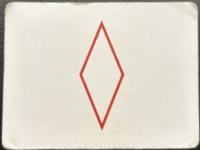
#> input picture data/cropped/1111/11.jpg, 200 x 150 px
$ python -i write_cards.py   (imports and definitions only)
#> lines starting #> are read from the running program, lines starting #| are printed output that depends on the picture; after the words box and inside, x2 and y2 are one past the last pixel; in counts of white or black regions, pixels touching at a corner belong together
import cv2 as cv
import numpy as np
import os

# add: 2311
# remember to chainge from most compatible images
# [74 lines left out: functions cropImage, gray_img_convert, not called in this run]

def canny(gray_img):
    blurred = cv.GaussianBlur(gray_img, (7, 7), 0)
    edges = cv.Canny(blurred, threshold1=50, threshold2=150)

    contours, _ = cv.findContours(
        edges,
        cv.RETR_EXTERNAL,
        cv.CHAIN_APPROX_SIMPLE
    )

    canny_contours = cv.drawContours(
        image = edges.copy(),
        contours = contours,
        contourIdx = -1,
        color = (255, 0, 0),
        thickness = 3,
        lineType = cv.LINE_AA
    )
    return contours


input_path = '../data/1111'
output_path = '../cropped/1111'

files = [file for file in os.listdir(input_path) if file != '.DS_Store']
sorted_files = sorted(files,
                    key=lambda x: int(os.path.splitext(os.path.basename(x))[0]))

# [5 lines not run here, left out]
# [23 lines of commented-out code are left out]

>>> import cv2
>>> picture = cv2.imread('../data/cropped/1111/11.jpg', cv2.IMREAD_GRAYSCALE)
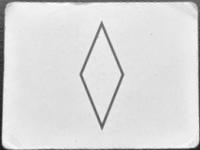
#> picture: shape (150, 200); min 23, max 255, mean 218.9
>>> result = canny(picture)
#> in canny, `blurred = cv.GaussianBlur(gray_img, (7, 7), 0)`:
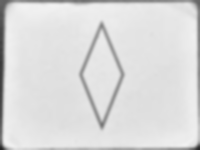
#> blurred: shape (150, 200); min 34, max 242, mean 219.5
#> in canny, `edges = cv.Canny(blurred, threshold1=50, threshold2=150)`:
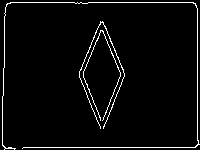
#> edges: shape (150, 200); 3.7% white in thin lines or dots
#> in canny, `contours, _ = cv.findContours( edges, cv.RETR_EXTERNAL, cv.CHAIN_APPRO..`: contours = 3 contours, 2 with area under 20; largest, box (x1, y1, x2, y2) and area: (79, 21, 125, 129) 20
#> (the run stopped early here; a loop or call above may not have finished)
